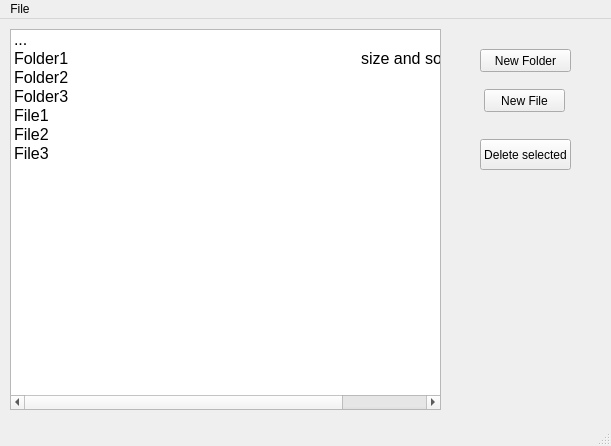
<?xml version="1.0" encoding="UTF-8"?>
<ui version="4.0">
 <class>MainWindowAdmin</class>
 <widget class="QMainWindow" name="MainWindowAdmin">
  <property name="geometry">
   <rect>
    <x>0</x>
    <y>0</y>
    <width>611</width>
    <height>446</height>
   </rect>
  </property>
  <property name="windowTitle">
   <string>MainWindow</string>
  </property>
  <widget class="QWidget" name="centralwidget">
   <widget class="QPushButton" name="pushButton_3">
    <property name="geometry">
     <rect>
      <x>480</x>
      <y>120</y>
      <width>91</width>
      <height>31</height>
     </rect>
    </property>
    <property name="text">
     <string>Delete selected</string>
    </property>
   </widget>
   <widget class="QPushButton" name="pushButton_2">
    <property name="geometry">
     <rect>
      <x>484</x>
      <y>70</y>
      <width>81</width>
      <height>23</height>
     </rect>
    </property>
    <property name="text">
     <string>New File</string>
    </property>
   </widget>
   <widget class="QPushButton" name="pushButton">
    <property name="geometry">
     <rect>
      <x>480</x>
      <y>30</y>
      <width>91</width>
      <height>23</height>
     </rect>
    </property>
    <property name="text">
     <string>New Folder</string>
    </property>
   </widget>
   <widget class="QListWidget" name="listWidget">
    <property name="geometry">
     <rect>
      <x>10</x>
      <y>10</y>
      <width>431</width>
      <height>381</height>
     </rect>
    </property>
    <property name="font">
     <font>
      <pointsize>12</pointsize>
     </font>
    </property>
    <item>
     <property name="text">
      <string>...</string>
     </property>
    </item>
    <item>
     <property name="text">
      <string>Folder1                                                                  size and something more?</string>
     </property>
    </item>
    <item>
     <property name="text">
      <string>Folder2</string>
     </property>
    </item>
    <item>
     <property name="text">
      <string>Folder3</string>
     </property>
    </item>
    <item>
     <property name="text">
      <string>File1</string>
     </property>
    </item>
    <item>
     <property name="text">
      <string>File2</string>
     </property>
    </item>
    <item>
     <property name="text">
      <string>File3</string>
     </property>
    </item>
   </widget>
  </widget>
  <widget class="QMenuBar" name="menubar">
   <property name="geometry">
    <rect>
     <x>0</x>
     <y>0</y>
     <width>611</width>
     <height>18</height>
    </rect>
   </property>
   <widget class="QMenu" name="menuFile">
    <property name="title">
     <string>File</string>
    </property>
   </widget>
   <addaction name="menuFile"/>
  </widget>
  <widget class="QStatusBar" name="statusbar"/>
 </widget>
 <resources/>
 <connections/>
</ui>
